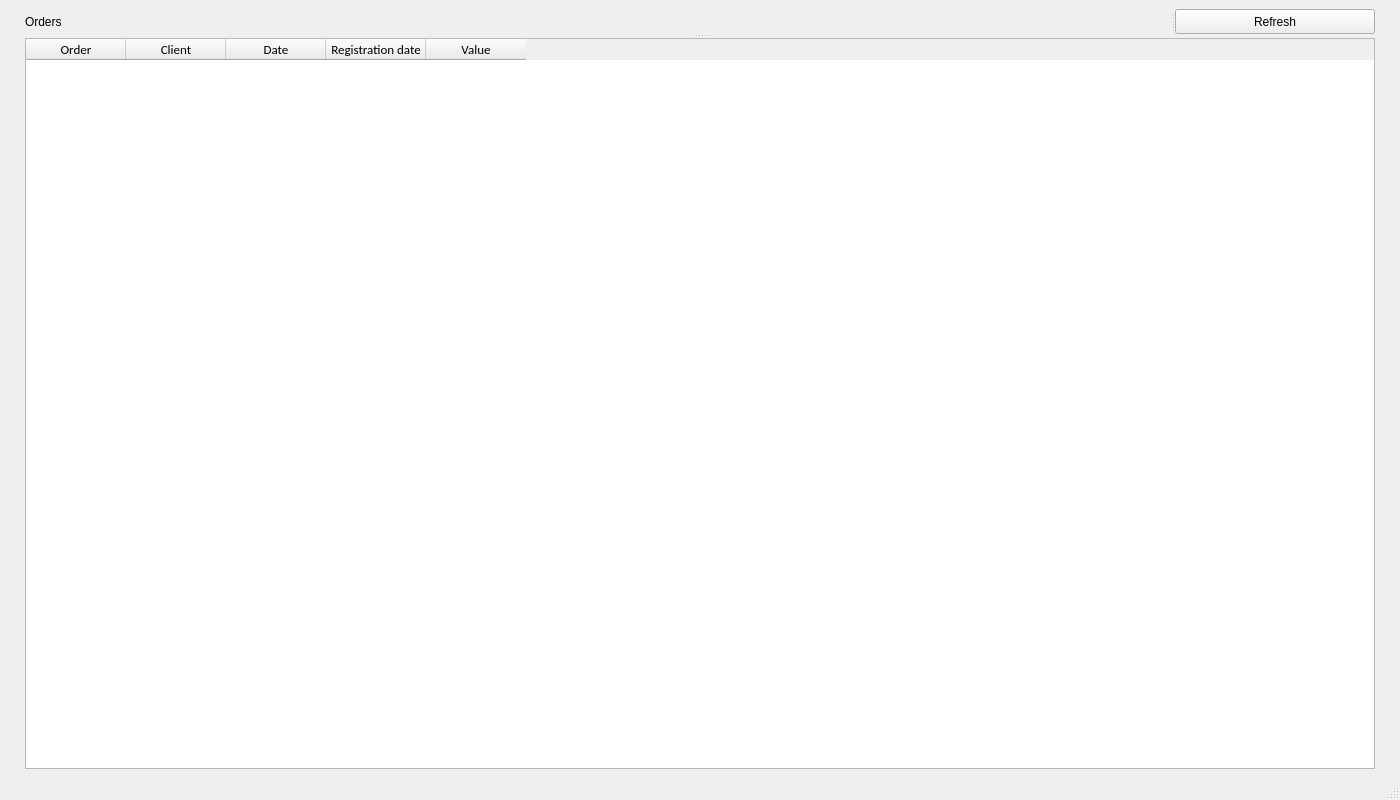
<?xml version="1.0" encoding="UTF-8"?>
<ui version="4.0">
 <class>MainWindow</class>
 <widget class="QMainWindow" name="MainWindow">
  <property name="geometry">
   <rect>
    <x>0</x>
    <y>0</y>
    <width>1400</width>
    <height>800</height>
   </rect>
  </property>
  <property name="minimumSize">
   <size>
    <width>1400</width>
    <height>800</height>
   </size>
  </property>
  <property name="maximumSize">
   <size>
    <width>16777215</width>
    <height>16777215</height>
   </size>
  </property>
  <property name="windowTitle">
   <string>Orders</string>
  </property>
  <widget class="QWidget" name="centralwidget">
   <layout class="QVBoxLayout" name="verticalLayout">
    <item alignment="Qt::AlignHCenter">
     <widget class="QSplitter" name="splitter_2">
      <property name="orientation">
       <enum>Qt::Vertical</enum>
      </property>
      <widget class="QSplitter" name="splitter">
       <property name="orientation">
        <enum>Qt::Horizontal</enum>
       </property>
       <widget class="QLabel" name="label">
        <property name="text">
         <string>Orders</string>
        </property>
       </widget>
       <widget class="QPushButton" name="buttRefresh">
        <property name="maximumSize">
         <size>
          <width>200</width>
          <height>25</height>
         </size>
        </property>
        <property name="text">
         <string>Refresh</string>
        </property>
       </widget>
      </widget>
      <widget class="QTableWidget" name="ordersTable">
       <property name="enabled">
        <bool>true</bool>
       </property>
       <property name="minimumSize">
        <size>
         <width>1350</width>
         <height>0</height>
        </size>
       </property>
       <property name="maximumSize">
        <size>
         <width>1350</width>
         <height>16777215</height>
        </size>
       </property>
       <column>
        <property name="text">
         <string>Order</string>
        </property>
        <property name="font">
         <font>
          <family>Calibri</family>
          <pointsize>10</pointsize>
         </font>
        </property>
       </column>
       <column>
        <property name="text">
         <string>Client</string>
        </property>
        <property name="font">
         <font>
          <family>Calibri</family>
          <pointsize>10</pointsize>
         </font>
        </property>
       </column>
       <column>
        <property name="text">
         <string>Date</string>
        </property>
        <property name="font">
         <font>
          <family>Calibri</family>
          <pointsize>10</pointsize>
         </font>
        </property>
       </column>
       <column>
        <property name="text">
         <string>Registration date</string>
        </property>
        <property name="font">
         <font>
          <family>Calibri</family>
          <pointsize>10</pointsize>
         </font>
        </property>
       </column>
       <column>
        <property name="text">
         <string>Value</string>
        </property>
        <property name="font">
         <font>
          <family>Calibri</family>
          <pointsize>10</pointsize>
         </font>
        </property>
       </column>
      </widget>
     </widget>
    </item>
   </layout>
  </widget>
  <widget class="QStatusBar" name="statusbar"/>
 </widget>
 <resources/>
 <connections/>
</ui>
